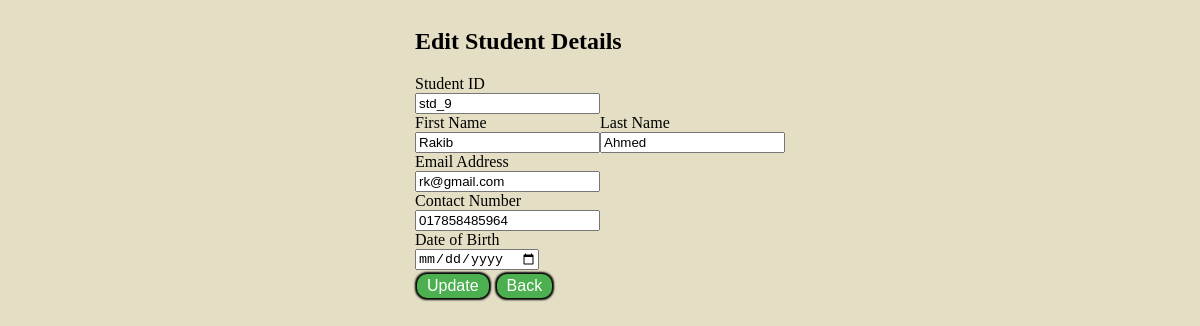
/edit/15, run on the app's committed database.
### studentapp/models.py (models this page shows)
class Student(models.Model):
    std_id = models.CharField(max_length=100)
    std_first_name = models.CharField(max_length=200)
    std_last_name = models.CharField(max_length=200)
    std_email = models.EmailField()
    std_contact_number = models.CharField(max_length=15)
    std_birth_date = models.DateField()
    class Meta:
        db_table = "student"

### studentapp/views.py (the view)
# urls.py: path('edit/<int:id>', views.edit),
def edit(request, id):
    student = Student.objects.get(id=id)# select * from table where id = id
    return render(request, "edit.html", {"student": student})

### studentapp/templates/edit.html (shortened to what this page needs)
<!DOCTYPE html>
<html lang="en">
<head>
</head>
<body>
    <form method = "POST" action="/update/{{student.id}}">
        <div>
            <div>
                <label><b><h2>Edit Student Details</h2></b></label>
            </div>
            <div>
                <label>Student ID</label>
                <div>
                    <input type="text" name="std_id" value="{{student.std_id}}">
                </div>
            </div>
            <div style="float:left">
                <label>First Name</label>
                <div>
                    <input type="text" name="std_first_name" value="{{student.std_first_name}}">
                </div>
            </div>
            <div style="float:left">
                <label>Last Name</label>
                <div>
                    <input type="text" name="std_last_name" value="{{student.std_last_name}}">
                </div>
            </div>
            <div>
                <label>Email Address</label>
                <div>
                    <input type="text" name="std_email" value="{{student.std_email}}">
                </div>
            </div>
            <div>
                <label>Contact Number</label>
                <div>
                    <input type="text" name="std_contact_number" value="{{student.std_contact_number}}">
                </div>
            </div>
            <div>
                <label>Date of Birth</label>
                <div>
                    <input type="date" name="std_birth_date" value="{{student.std_birth_date}}">
                </div>
            </div>
            <div>
                <div>
                    <button class="button" type="submit">Update</button>
                    <input type="button" value="Back" onclick="history.back()">
                </div>
            </div>
        </div>
    </form>
</body>
</html>

### studentapp/templates/edit.html (style rules this page uses)
.button, input[type=button] { background-color: #4CAF50; border: none; color: white; padding: 3px 10px; text-align: center; text-decoration: none; display: inline-block; font-size: 16px; margin: 4px 2px; cursor: pointer; border-radius: 10px; box-shadow: 0px 0px 2px 2px rgb(0,0,0); }
body { display: flex; align-items: left; justify-content: center; margin: 20 auto; height: 90vh; background-color: rgba(190, 179, 117, 0.425);; }

### data on the page
Student: std_id "std_9", std_first_name "Rakib", std_last_name "Ahmed", std_email "rk@gmail.com", std_contact_number "017858485964"
